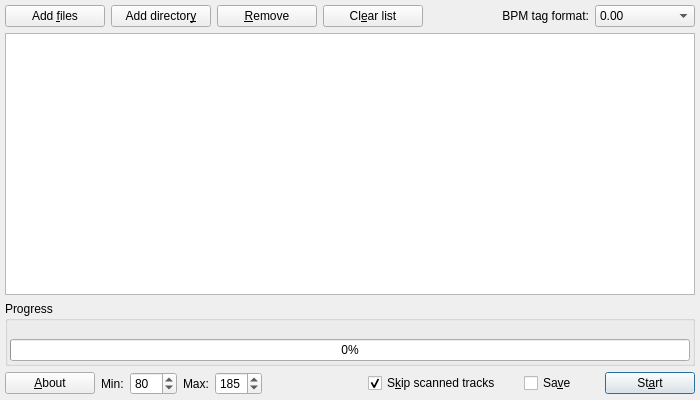
<?xml version="1.0" encoding="UTF-8" ?>
<ui version="4.0">
 <class>DlgBPMDetect</class>
 <widget class="QWidget" name="DlgBPMDetect">
  <property name="geometry">
   <rect>
    <x>0</x>
    <y>0</y>
    <width>700</width>
    <height>400</height>
   </rect>
  </property>
  <property name="sizePolicy">
   <sizepolicy hsizetype="Expanding" vsizetype="Expanding">
    <horstretch>0</horstretch>
    <verstretch>0</verstretch>
   </sizepolicy>
  </property>
  <property name="minimumSize">
   <size>
    <width>700</width>
    <height>400</height>
   </size>
  </property>
  <property name="windowTitle">
   <string>BPM Detect</string>
  </property>
  <property name="windowIcon">
   <iconset resource="../bpmdetect.qrc">
    <normaloff>:/icon/bpmdetect.png</normaloff>:/icon/bpmdetect.png</iconset>
  </property>
  <layout class="QGridLayout">
   <property name="margin" stdset="0">
    <number>5</number>
   </property>
   <item row="0" column="0">
    <layout class="QHBoxLayout">
     <item>
      <widget class="QPushButton" name="btnAddFiles">
       <property name="sizePolicy">
        <sizepolicy hsizetype="Fixed" vsizetype="Fixed">
         <horstretch>0</horstretch>
         <verstretch>0</verstretch>
        </sizepolicy>
       </property>
       <property name="minimumSize">
        <size>
         <width>100</width>
         <height>0</height>
        </size>
       </property>
       <property name="text">
        <string>Add &amp;files</string>
       </property>
       <property name="shortcut">
        <string>Alt+F</string>
       </property>
      </widget>
     </item>
     <item>
      <widget class="QPushButton" name="btnAddDir">
       <property name="sizePolicy">
        <sizepolicy hsizetype="Fixed" vsizetype="Fixed">
         <horstretch>0</horstretch>
         <verstretch>0</verstretch>
        </sizepolicy>
       </property>
       <property name="minimumSize">
        <size>
         <width>100</width>
         <height>0</height>
        </size>
       </property>
       <property name="text">
        <string>Add director&amp;y</string>
       </property>
       <property name="shortcut">
        <string>Alt+Y</string>
       </property>
      </widget>
     </item>
     <item>
      <widget class="QPushButton" name="btnRemoveSelected">
       <property name="sizePolicy">
        <sizepolicy hsizetype="Fixed" vsizetype="Fixed">
         <horstretch>0</horstretch>
         <verstretch>0</verstretch>
        </sizepolicy>
       </property>
       <property name="minimumSize">
        <size>
         <width>100</width>
         <height>0</height>
        </size>
       </property>
       <property name="toolTip">
        <string>Remove selected tracks</string>
       </property>
       <property name="text">
        <string>&amp;Remove</string>
       </property>
       <property name="shortcut">
        <string>Alt+R</string>
       </property>
      </widget>
     </item>
     <item>
      <widget class="QPushButton" name="btnClearList">
       <property name="sizePolicy">
        <sizepolicy hsizetype="Fixed" vsizetype="Fixed">
         <horstretch>0</horstretch>
         <verstretch>0</verstretch>
        </sizepolicy>
       </property>
       <property name="minimumSize">
        <size>
         <width>100</width>
         <height>0</height>
        </size>
       </property>
       <property name="text">
        <string>Cl&amp;ear list</string>
       </property>
       <property name="shortcut">
        <string>Alt+E</string>
       </property>
      </widget>
     </item>
     <item>
      <widget class="QLabel" name="lblFormat">
       <property name="sizePolicy">
        <sizepolicy hsizetype="Preferred" vsizetype="Preferred">
         <horstretch>0</horstretch>
         <verstretch>0</verstretch>
        </sizepolicy>
       </property>
       <property name="text">
        <string>BPM tag format:</string>
       </property>
       <property name="alignment">
        <set
                >Qt::AlignmentFlag::AlignRight|Qt::AlignmentFlag::AlignTrailing|Qt::AlignmentFlag::AlignVCenter</set>
       </property>
       <property name="wordWrap">
        <bool>false</bool>
       </property>
      </widget>
     </item>
     <item>
      <widget class="QComboBox" name="cbFormat">
       <property name="sizePolicy">
        <sizepolicy hsizetype="Fixed" vsizetype="Fixed">
         <horstretch>0</horstretch>
         <verstretch>0</verstretch>
        </sizepolicy>
       </property>
       <property name="minimumSize">
        <size>
         <width>100</width>
         <height>0</height>
        </size>
       </property>
       <property name="maximumSize">
        <size>
         <width>100</width>
         <height>32767</height>
        </size>
       </property>
       <item>
        <property name="text">
         <string>0.00</string>
        </property>
       </item>
       <item>
        <property name="text">
         <string>0.0</string>
        </property>
       </item>
       <item>
        <property name="text">
         <string>0</string>
        </property>
       </item>
       <item>
        <property name="text">
         <string>000.00</string>
        </property>
       </item>
       <item>
        <property name="text">
         <string>000.0</string>
        </property>
       </item>
       <item>
        <property name="text">
         <string>000</string>
        </property>
       </item>
       <item>
        <property name="text">
         <string>00000</string>
        </property>
       </item>
      </widget>
     </item>
    </layout>
   </item>
   <item row="1" column="0">
    <widget class="QDropListView" name="TrackList">
     <property name="contextMenuPolicy">
      <enum>Qt::ContextMenuPolicy::CustomContextMenu</enum>
     </property>
     <property name="acceptDrops">
      <bool>true</bool>
     </property>
     <property name="selectionMode">
      <enum>QAbstractItemView::SelectionMode::ExtendedSelection</enum>
     </property>
     <property name="rootIsDecorated">
      <bool>false</bool>
     </property>
     <property name="itemsExpandable">
      <bool>false</bool>
     </property>
     <property name="sortingEnabled">
      <bool>true</bool>
     </property>
     <property name="allColumnsShowFocus">
      <bool>true</bool>
     </property>
     <property name="columnCount">
      <number>0</number>
     </property>
    </widget>
   </item>
   <item row="2" column="0">
    <widget class="QGroupBox" name="grpProgress">
     <property name="sizePolicy">
      <sizepolicy hsizetype="Expanding" vsizetype="Fixed">
       <horstretch>0</horstretch>
       <verstretch>0</verstretch>
      </sizepolicy>
     </property>
     <property name="title">
      <string>Progress</string>
     </property>
     <layout class="QVBoxLayout">
      <property name="spacing">
       <number>2</number>
      </property>
      <property name="margin" stdset="0">
       <number>2</number>
      </property>
      <item>
       <widget class="QLabel" name="lblCurrentTrack">
        <property name="sizePolicy">
         <sizepolicy hsizetype="MinimumExpanding" vsizetype="Expanding">
          <horstretch>0</horstretch>
          <verstretch>0</verstretch>
         </sizepolicy>
        </property>
        <property name="maximumSize">
         <size>
          <width>570</width>
          <height>32767</height>
         </size>
        </property>
        <property name="toolTip">
         <string>Current track</string>
        </property>
        <property name="text">
         <string />
        </property>
        <property name="wordWrap">
         <bool>false</bool>
        </property>
       </widget>
      </item>
      <item>
       <widget class="QProgressBar" name="TotalProgress">
        <property name="value">
         <number>0</number>
        </property>
       </widget>
      </item>
     </layout>
    </widget>
   </item>
   <item row="3" column="0">
    <layout class="QHBoxLayout">
     <item>
      <widget class="QPushButton" name="btnAbout">
       <property name="sizePolicy">
        <sizepolicy hsizetype="Fixed" vsizetype="Fixed">
         <horstretch>0</horstretch>
         <verstretch>0</verstretch>
        </sizepolicy>
       </property>
       <property name="minimumSize">
        <size>
         <width>90</width>
         <height>0</height>
        </size>
       </property>
       <property name="text">
        <string>&amp;About</string>
       </property>
       <property name="shortcut">
        <string>Alt+A</string>
       </property>
      </widget>
     </item>
     <item>
      <widget class="QLabel" name="lblMin">
       <property name="text">
        <string>Min:</string>
       </property>
       <property name="wordWrap">
        <bool>false</bool>
       </property>
      </widget>
     </item>
     <item>
      <widget class="QSpinBox" name="spMin">
       <property name="toolTip">
        <string>Minimum BPM</string>
       </property>
       <property name="minimum">
        <number>50</number>
       </property>
       <property name="maximum">
        <number>120</number>
       </property>
       <property name="value">
        <number>80</number>
       </property>
      </widget>
     </item>
     <item>
      <widget class="QLabel" name="lblMax">
       <property name="text">
        <string>Max:</string>
       </property>
       <property name="wordWrap">
        <bool>false</bool>
       </property>
      </widget>
     </item>
     <item>
      <widget class="QSpinBox" name="spMax">
       <property name="toolTip">
        <string>Maximum BPM</string>
       </property>
       <property name="minimum">
        <number>130</number>
       </property>
       <property name="maximum">
        <number>220</number>
       </property>
       <property name="value">
        <number>185</number>
       </property>
      </widget>
     </item>
     <item>
      <spacer>
       <property name="orientation">
        <enum>Qt::Orientation::Horizontal</enum>
       </property>
       <property name="sizeType">
        <enum>QSizePolicy::Policy::Expanding</enum>
       </property>
       <property name="sizeHint" stdset="0">
        <size>
         <width>20</width>
         <height>21</height>
        </size>
       </property>
      </spacer>
     </item>
     <item>
      <widget class="QCheckBox" name="chbSkipScanned">
       <property name="sizePolicy">
        <sizepolicy hsizetype="Fixed" vsizetype="Fixed">
         <horstretch>0</horstretch>
         <verstretch>0</verstretch>
        </sizepolicy>
       </property>
       <property name="minimumSize">
        <size>
         <width>150</width>
         <height>0</height>
        </size>
       </property>
       <property name="toolTip">
        <string>Do not redetect BPM</string>
       </property>
       <property name="text">
        <string>S&amp;kip scanned tracks</string>
       </property>
       <property name="shortcut">
        <string>Alt+K</string>
       </property>
       <property name="checked">
        <bool>true</bool>
       </property>
      </widget>
     </item>
     <item>
      <widget class="QCheckBox" name="chbSave">
       <property name="sizePolicy">
        <sizepolicy hsizetype="Fixed" vsizetype="Fixed">
         <horstretch>0</horstretch>
         <verstretch>0</verstretch>
        </sizepolicy>
       </property>
       <property name="minimumSize">
        <size>
         <width>75</width>
         <height>0</height>
        </size>
       </property>
       <property name="toolTip">
        <string>Save BPM to tag</string>
       </property>
       <property name="text">
        <string>Sa&amp;ve</string>
       </property>
       <property name="shortcut">
        <string>Alt+V</string>
       </property>
       <property name="checked">
        <bool>false</bool>
       </property>
      </widget>
     </item>
     <item>
      <widget class="QPushButton" name="btnStart">
       <property name="sizePolicy">
        <sizepolicy hsizetype="Fixed" vsizetype="Fixed">
         <horstretch>0</horstretch>
         <verstretch>0</verstretch>
        </sizepolicy>
       </property>
       <property name="minimumSize">
        <size>
         <width>90</width>
         <height>0</height>
        </size>
       </property>
       <property name="text">
        <string>St&amp;art</string>
       </property>
       <property name="shortcut">
        <string>Alt+A</string>
       </property>
       <property name="autoDefault">
        <bool>true</bool>
       </property>
       <property name="default">
        <bool>true</bool>
       </property>
      </widget>
     </item>
    </layout>
   </item>
  </layout>
 </widget>
 <layoutdefault spacing="6" margin="11" />
 <customwidgets>
  <customwidget>
   <class>QDropListView</class>
   <extends>QTreeWidget</extends>
   <header>widgets/qdroplistview.h</header>
  </customwidget>
 </customwidgets>
 <includes>
  <include location="local">widgets/qdroplistview.h</include>
 </includes>
 <resources>
  <include location="../bpmdetect.qrc" />
 </resources>
 <connections>
  <connection>
   <sender>btnAddFiles</sender>
   <signal>clicked()</signal>
   <receiver>DlgBPMDetect</receiver>
   <slot>slotAddFiles()</slot>
   <hints>
    <hint type="sourcelabel">
     <x>20</x>
     <y>20</y>
    </hint>
    <hint type="destinationlabel">
     <x>20</x>
     <y>20</y>
    </hint>
   </hints>
  </connection>
  <connection>
   <sender>btnAddDir</sender>
   <signal>clicked()</signal>
   <receiver>DlgBPMDetect</receiver>
   <slot>slotAddDir()</slot>
   <hints>
    <hint type="sourcelabel">
     <x>20</x>
     <y>20</y>
    </hint>
    <hint type="destinationlabel">
     <x>20</x>
     <y>20</y>
    </hint>
   </hints>
  </connection>
  <connection>
   <sender>btnRemoveSelected</sender>
   <signal>clicked()</signal>
   <receiver>DlgBPMDetect</receiver>
   <slot>slotRemoveSelected()</slot>
   <hints>
    <hint type="sourcelabel">
     <x>20</x>
     <y>20</y>
    </hint>
    <hint type="destinationlabel">
     <x>20</x>
     <y>20</y>
    </hint>
   </hints>
  </connection>
  <connection>
   <sender>btnAbout</sender>
   <signal>clicked()</signal>
   <receiver>DlgBPMDetect</receiver>
   <slot>slotShowAbout()</slot>
   <hints>
    <hint type="sourcelabel">
     <x>20</x>
     <y>20</y>
    </hint>
    <hint type="destinationlabel">
     <x>20</x>
     <y>20</y>
    </hint>
   </hints>
  </connection>
  <connection>
   <sender>btnClearList</sender>
   <signal>clicked()</signal>
   <receiver>DlgBPMDetect</receiver>
   <slot>slotClearTrackList()</slot>
   <hints>
    <hint type="sourcelabel">
     <x>20</x>
     <y>20</y>
    </hint>
    <hint type="destinationlabel">
     <x>20</x>
     <y>20</y>
    </hint>
   </hints>
  </connection>
 </connections>
 <slots>
  <slot>slotAddFiles()</slot>
  <slot>slotAddDir()</slot>
  <slot>slotRemoveSelected()</slot>
  <slot>slotShowAbout()</slot>
  <slot>slotClearTrackList()</slot>
 </slots>
</ui>
